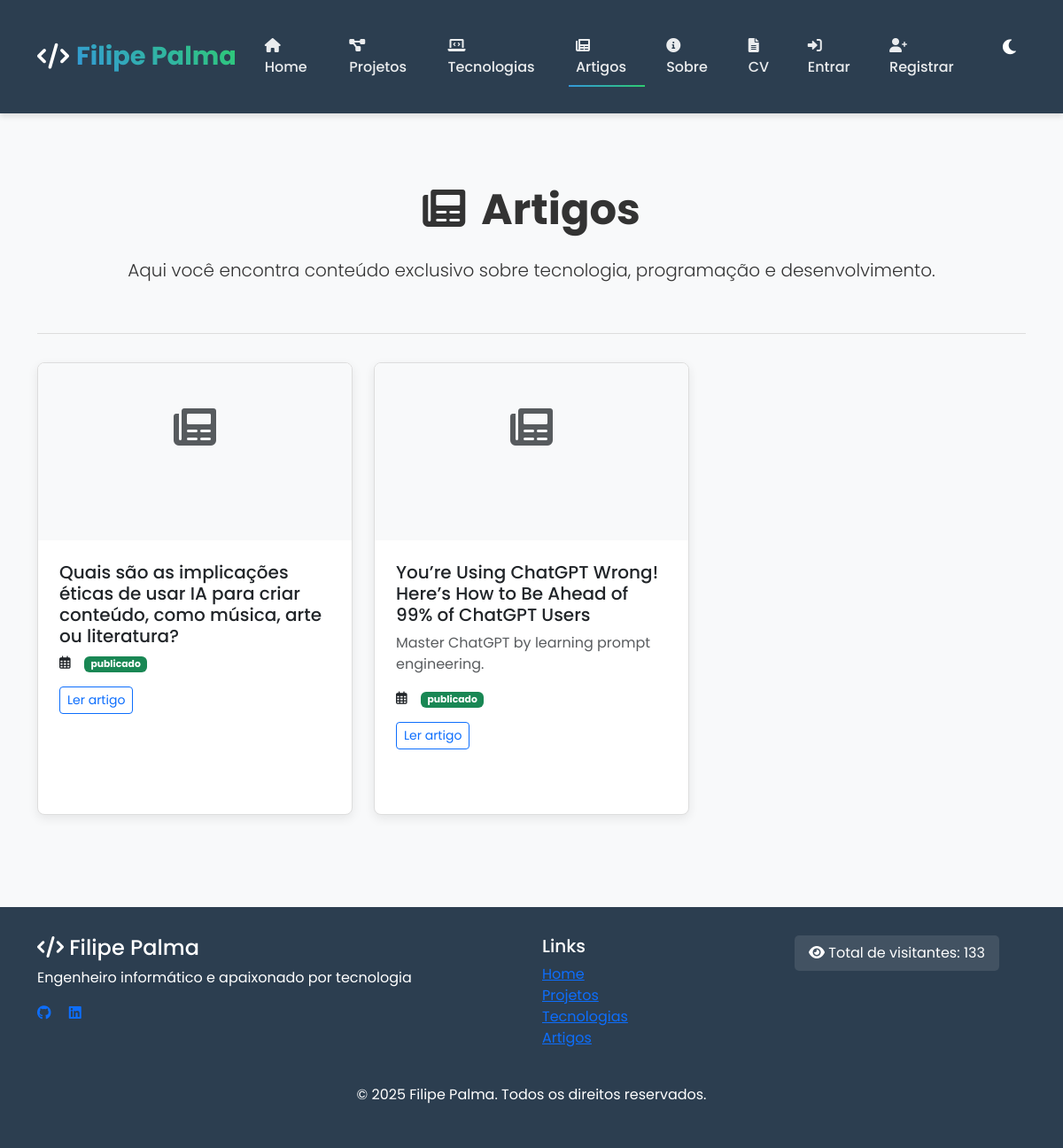
The app's page /artigos/ with its own data.
### artigos/models.py (models this page shows, shortened)
class Artigo(models.Model):
    STATUS_CHOICES = (
        ('rascunho', 'Rascunho'),
        ('publicado', 'Publicado'),
    )
    titulo = models.CharField(max_length=200)
    subtitulo = models.CharField(max_length=200, blank=True)
    slug = models.SlugField(unique=True)
    autor = models.ForeignKey(Autor, on_delete=models.CASCADE, related_name='artigos')
    conteudo = models.TextField()
    imagem_capa = models.ImageField(upload_to='artigos/capas/', blank=True, null=True)
    data_criacao = models.DateTimeField(auto_now_add=True)
    data_atualizacao = models.DateTimeField(auto_now=True)
    data_publicacao = models.DateTimeField(null=True, blank=True)
    status = models.CharField(max_length=10, choices=STATUS_CHOICES, default='rascunho')
    categorias = models.ManyToManyField(Categoria, related_name='artigos')
    tags = models.ManyToManyField(Tag, related_name='artigos', blank=True)
    tempo_leitura = models.PositiveIntegerField(help_text='Tempo estimado de leitura em minutos', default=5)
    destaque = models.BooleanField(default=False, help_text='Artigo em destaque na página inicial')
    fonte_original = models.URLField(blank=True, help_text='URL da fonte original do artigo, se aplicável')
    def get_absolute_url(self):
        return reverse('artigos:artigo-detail', kwargs={'slug': self.slug})
    class Meta:
        verbose_name = 'Artigo'
        verbose_name_plural = 'Artigos'
        ordering = ['-data_publicacao', '-data_criacao']

### artigos/views.py (the view)
# urls.py: path('', ArtigoListView.as_view(), name='artigo-list'),
class ArtigoListView(generic.ListView):
    model = Artigo
    template_name = 'artigos/artigo_list.html'
    context_object_name = 'artigos'
    paginate_by = 10

### portfolio/context_processors.py (called while the page is built)
def visitor_count(request):
    return {
        'visitor_count': Visitor.get_total_count()
    }

### portfolio/models.py (called while the page is built)
    @classmethod
    def get_total_count(cls):
        return cls.objects.count()

    @classmethod
    def get_or_create_visitor(cls, session_key):
        visitor, created = cls.objects.get_or_create(session_key=session_key)
        return visitor

### artigos/templates/artigos/artigo_list.html (shortened to what this page needs)
{% extends 'artigos/base.html' %}
{% load static %}
{% block article_content %}
<div class="article-header" data-aos="fade-up">
  <h1 class="display-5 fw-bold mb-4"><i class="fas fa-newspaper me-2"></i> Artigos</h1>
  <p class="lead mb-4">Aqui você encontra conteúdo exclusivo sobre tecnologia, programação e desenvolvimento.</p>
</div>
<div class="row">
  {% for artigo in artigos %}
    <div class="col-md-6 col-lg-4 mb-4" data-aos="fade-up" data-aos-delay="{{ forloop.counter|add:'100' }}">
      <div class="card article-card h-100">
        {% if artigo.imagem_capa %}
          <img src="{{ artigo.imagem_capa.url }}" class="card-img-top" alt="Capa de {{ artigo.titulo }}">
        {% else %}
          <div class="card-img-top bg-light text-center py-5">
            <i class="fas fa-newspaper fa-3x text-muted"></i>
          </div>
        {% endif %}
        <div class="card-body">
          <h5 class="card-title">{{ artigo.titulo }}</h5>
          {% if artigo.subtitulo %}
            <p class="card-text text-muted">{{ artigo.subtitulo }}</p>
          {% endif %}
          <div class="article-meta">
            <i class="far fa-calendar-alt me-1"></i> {{ artigo.data_publicacao|date:"d/m/Y" }}
            {% if artigo.status %}
              <span class="badge bg-{% if artigo.status == 'publicado' %}success{% else %}warning{% endif %} ms-2">
                {{ artigo.status }}
              </span>
            {% endif %}
          </div>
          <a href="{{ artigo.get_absolute_url }}" class="btn btn-outline-primary btn-sm">Ler artigo</a>
        </div>
      </div>
    </div>
  {% empty %}
    <div class="col-12 text-center py-5">
      <div class="alert alert-info">
        <i class="fas fa-info-circle me-2"></i> Nenhum artigo disponível no momento.
      </div>
    </div>
  {% endfor %}
</div>
{% endblock %}

### static/portfolio/css/style.css (style rules this page uses)
:root { --primary-color: #3498db; --secondary-color: #2ecc71; --bg-color: #f8f9fa; --text-color: #333; --card-bg: #fff; --header-bg: #2c3e50; --footer-bg: #2c3e50; --border-color: #ddd; --hover-color: #e9ecef; --error-color: #dc3545; }
body { font-family: 'Poppins', sans-serif; background-color: var(--bg-color); color: var(--text-color); transition: all 0.3s ease-in-out; min-height: 100vh; display: flex; flex-direction: column; margin: 0; padding: 0; overflow-x: hidden; }
.card { background-color: var(--card-bg); border-radius: 10px; border: 1px solid var(--border-color); overflow: hidden; transition: all 0.3s ease; margin-bottom: 2rem; box-shadow: 0 5px 15px rgba(0, 0, 0, 0.05); }
.card-img-top { width: 100%; height: 200px; object-fit: cover; }
.card-body { padding: 1.5rem; }
.btn { position: relative; overflow: hidden; z-index: 1; }
.btn::before { content: ''; position: absolute; top: 0; left: -100%; width: 100%; height: 100%; background: rgba(255, 255, 255, 0.2); transition: left 0.3s ease; z-index: -1; }

### artigos/templates/artigos/base.html (style rules this page uses)
.article-card { border-radius: 8px; box-shadow: 0 4px 12px rgba(0,0,0,0.08); transition: transform 0.3s ease, box-shadow 0.3s ease; margin-bottom: 1.5rem; overflow: hidden; }
.article-header { padding: 1rem 0 2rem; text-align: center; margin-bottom: 2rem; border-bottom: 1px solid var(--border-color); }
.article-meta { font-size: 0.9rem; color: var(--text-muted); margin-bottom: 1rem; }

### records on screen
Artigo: titulo "Quais são as implicações éticas de usar IA para criar conteúdo, como música, arte ou literatura?", status "publicado"
Artigo: titulo "You’re Using ChatGPT Wrong! Here’s How to Be Ahead of 99% of ChatGPT Users", subtitulo "Master ChatGPT by learning prompt engineering.", status "publicado"

### other values on screen
{{ visitor_count }} "133"
